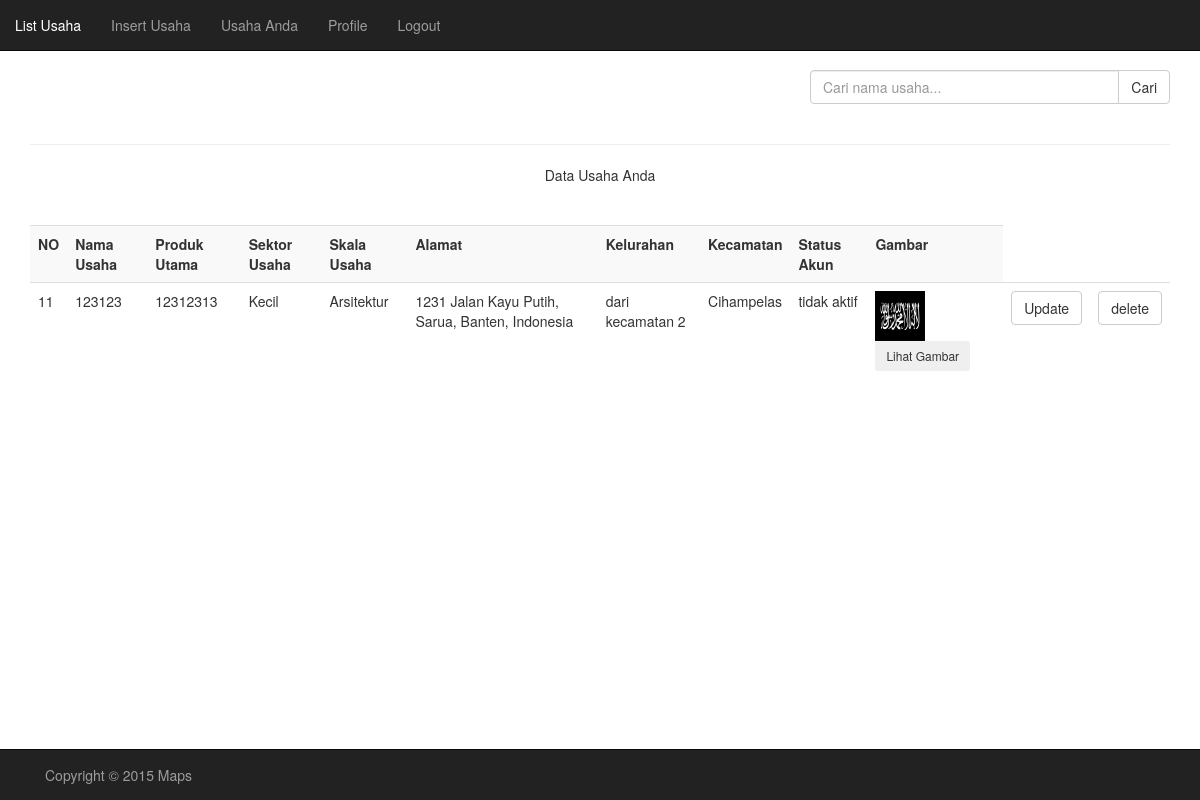
The app's page /Program/pengusaha/pengusaha.php (signed in) with its own data.
### tables this page shows
CREATE TABLE IF NOT EXISTS `usaha` (
  `id_usaha` int(11) NOT NULL AUTO_INCREMENT,
  `nama_usaha` varchar(30) NOT NULL,
  `id_pengusaha` int(11) NOT NULL,
  `produk_utama` varchar(30) NOT NULL,
  `alamat_usaha` varchar(50) NOT NULL,
  `id_kelurahan` int(11) NOT NULL,
  `id_kecamatan` int(11) NOT NULL,
  `telp` varchar(13) NOT NULL,
  `lat` varchar(25) NOT NULL,
  `lng` varchar(25) NOT NULL,
  `peta_usaha` varchar(30) DEFAULT NULL,
  `id_skala` int(11) NOT NULL,
  `id_sektor` int(11) NOT NULL,
  `gambar1` varchar(40) NOT NULL,
  `gambar2` varchar(40) DEFAULT NULL,
  `gambar3` varchar(40) DEFAULT NULL,
  `gambar4` varchar(40) DEFAULT NULL,
  `gambar5` varchar(40) DEFAULT NULL,
  `status_usaha` varchar(12) NOT NULL DEFAULT 'tidak aktif',
  PRIMARY KEY (`id_usaha`),
  KEY `kecamatan` (`id_kecamatan`),
  KEY `kecamatan_2` (`id_kecamatan`),
  KEY `id_pengusaha` (`id_pengusaha`),
  KEY `id_desa` (`id_kelurahan`),
  KEY `id_skala` (`id_skala`),
  KEY `id_sektor` (`id_sektor`)
);

CREATE TABLE IF NOT EXISTS `skala_usaha` (
  `id_skala` int(11) NOT NULL AUTO_INCREMENT,
  `skala` varchar(10) NOT NULL,
  PRIMARY KEY (`id_skala`)
);

CREATE TABLE IF NOT EXISTS `sektor_usaha` (
  `id_sektor` int(11) NOT NULL AUTO_INCREMENT,
  `sektor` varchar(30) NOT NULL,
  PRIMARY KEY (`id_sektor`)
);

CREATE TABLE IF NOT EXISTS `kelurahan` (
  `id_kelurahan` int(11) NOT NULL AUTO_INCREMENT,
  `nama_kelurahan` varchar(20) NOT NULL,
  `id_kecamatan` int(11) NOT NULL,
  `lat` varchar(25) NOT NULL,
  `lng` varchar(25) NOT NULL,
  PRIMARY KEY (`id_kelurahan`),
  KEY `id_kecamatan` (`id_kecamatan`)
);

CREATE TABLE IF NOT EXISTS `kecamatan` (
  `id_kecamatan` int(11) NOT NULL AUTO_INCREMENT,
  `nama_kecamatan` varchar(20) NOT NULL,
  `lat` varchar(50) NOT NULL,
  `lng` varchar(50) NOT NULL,
  PRIMARY KEY (`id_kecamatan`)
);

### Program/pengusaha/pengusaha.php (the view, shortened to what this page needs)
<!doctype html>
<html>
<head>
    <link href="../css/bootstrap.css" rel="stylesheet">
    <link href="../css/custom.css" rel="stylesheet">
</head>
<body>
<div class="container">
    <?php
        if(isset ($_SESSION['myusername'])){
	$sql_usaha = "SELECT u.*,kel.nama_kelurahan,kec.nama_kecamatan,sek.sektor,ska.skala, peng.*
				 FROM usaha u join kelurahan kel on u.id_kelurahan=kel.id_kelurahan
										join kecamatan kec on u.id_kecamatan=kec.id_kecamatan
										join skala_usaha ska on u.id_skala=ska.id_skala
										join sektor_usaha sek on u.id_sektor=sek.id_sektor
										join pengusaha peng on u.id_pengusaha=peng.id_pengusaha
										WHERE peng.no_ktp like '".$_SESSION['myusername']."'";
        $query = mysql_query($sql_usaha);
    echo '
	<form method="POST" action="tampilPencarianUsaha.php">
	<div class="row">
	  <div class="col-lg-4 pull-right">
		<div class="input-group">
		  <input type="text" class="form-control" aria-label="..." placeholder="Cari nama usaha..." name="query_cari">
		  <span class="input-group-btn">
        	<button class="btn btn-default" type="submit">Cari</button>
		</div>
	  </div>
	</div>
	</form>';
		echo '<span class="glyphicon" ></span><hr><center>Data Usaha Anda</center>';
        echo '<br><br><table class="table table-striped">';
        echo '<tr>';
        echo '<th>NO</th>';
        echo '<th>Nama Usaha</th>';
        echo '<th>Produk Utama</th>';
		echo '<th>Sektor Usaha</th>';
		echo '<th>Skala Usaha</th>';
		echo '<th>Alamat</th>';
		echo '<th>Kelurahan</th>';
		echo '<th>Kecamatan</th>';
		echo '<th>Status Akun</th>';
		echo '<th>Gambar</th>';
        echo '</tr>';
        $i = 1;
        while($row = mysql_fetch_array($query))
        {
            echo "<tr>";
            echo '<form method = "post" action = "edit_hapus_usaha.php">';
            echo '<td>' . $row['id_usaha'] . '<input type = "hidden" name = "id_usaha" value = "'. $row['id_usaha'] .'"></td>';
            echo '<td>' . $row['nama_usaha'] . '<input type = "hidden" name = "nama_usaha" value = "'. $row['nama_usaha'] .'"></td>';
			echo '<td>' . $row['produk_utama'] . '<input type = "hidden" name = "produk_utama" value = "'. $row['produk_utama'] .'"></td>';
			echo '<td>' . $row['skala'] . '<input type = "hidden" name = "Skala" value = "'. $row['skala'] .'"></td>';
			echo '<td>' . $row['sektor'] . '<input type = "hidden" name = "sektor" value = "'. $row['sektor'] .'"></td>';
			echo '<td>' . $row['alamat_usaha'] . '<input type = "hidden" name = "alamat_usaha" value = "'. $row['alamat_usaha'] .'"></td>';
			echo '<td>' . $row['nama_kelurahan'] . '<input type = "hidden" name = "kelurahan" value = "'. $row['nama_kelurahan'] .'"></td>';
			echo '<td>' . $row['nama_kecamatan'] . '<input type = "hidden" name = "kecamatan" value = "'. $row['nama_kecamatan'] .'"></td>';
            echo '<td>' . $row['status_usaha'] . '<input type = "hidden" name = "status" value = "'. $row['status_usaha'] .'"></td>';
        ?>
            <td><img src="../gambar/<?=$row['gambar1']?>" height="50" width="50"/>
			<button type="button" class="btn btn-sm" data-toggle="modal" data-target="#myModal<?=$i?>">
			  Lihat Gambar
			</button>
			</td>
			<td><input type = "submit" name = "update" value = "Update" class="btn btn-default"></td>
            <td><input type = "submit" name = "delete" value = "delete" class="btn btn-default"></td>
            </form>
            </tr>
		<?php
			$i++;
        }
         echo "</table>";
    echo '</div>';
}else{
    echo '<div class="alert alert-warning text-center" role="alert"><p>Anda tidak mempunyai hak akses</p></div>';
}
?>
    <div class="row">
        <div class="navbar navbar-inverse navbar-fixed-bottom ">
            <div class="container">
                <p class="navbar-text pull-left">Copyright &copy 2015 Maps</p>
            </div>
        </div>
    </div>
</body>
</html>

### Program/css/custom.css (style rules this page uses)
body { padding-top : 70px; padding-bottom : 70px; }

### records on screen
usaha: id_usaha "11", nama_usaha "123123", produk_utama "12312313", id_skala.skala "Kecil", id_sektor.sektor "Arsitektur", alamat_usaha "1231 Jalan Kayu Putih, Sarua, Banten, Indonesia", id_kelurahan.nama_kelurahan "dari kecamatan 2", id_kecamatan.nama_kecamatan "Cihampelas", status_usaha "tidak aktif", gambar1 (picture)
